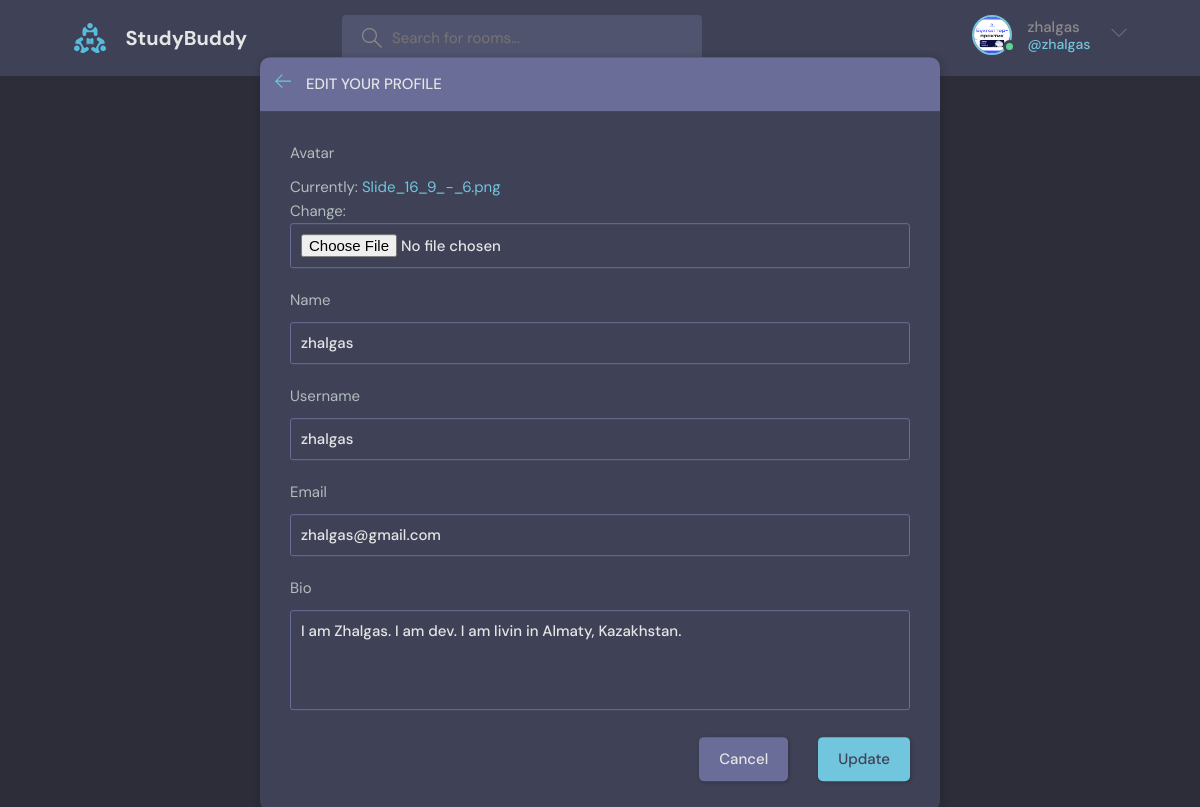
Screenshot of /update-user/ (signed in) with the database file from the repository.
### baseapp/models.py (models this page shows)
class User(AbstractUser):
    name = models.CharField(null = True, max_length = 255)
    email = models.EmailField(null = True, unique = True)
    bio = models.TextField(null = True)
    avatar = models.ImageField(null = True, default = "avatar.svg")
    USERNAME_FIELD = 'email'
    REQUIRED_FIELDS = []

### baseapp/views.py (the view, shortened to what this page needs)
# urls.py: path('update-user/', views.updateUser, name = 'update-user'),
@login_required(login_url = 'login')
def updateUser(request):
    user = request.user
    form = UserForm(instance = user)
    context = {'form': form}
    return render(request, 'baseapp/update_user.html', context)

### baseapp/forms.py
class UserForm(ModelForm):
    class Meta:
        model = User
        fields = ['avatar', 'name', 'username', 'email', 'bio']

### baseapp/templates/baseapp/update_user.html (shortened to what this page needs)
{% extends 'main.html' %}
{% block content %}
    <main class="update-account layout">
        <div class="container">
            <div class="layout__box">
                <div class="layout__boxHeader">
                    <div class="layout__boxTitle">
                        <a href="{% url 'home' %}">
                            <svg version="1.1" xmlns="http://www.w3.org/2000/svg" width="32" height="32"
                                viewBox="0 0 32 32">
                                <title>arrow-left</title>
                                <path
                                    d="M13.723 2.286l-13.723 13.714 13.719 13.714 1.616-1.611-10.96-10.96h27.625v-2.286h-27.625l10.965-10.965-1.616-1.607z">
                                </path>
                            </svg>
                        </a>
                        <h3>Edit your profile</h3>
                    </div>
                </div>
                <div class="layout__body">
                    <form class="form" action="" method="POST" enctype="multipart/form-data">
                        {% for field in form %}
                        <div class="form__group">
                            <label for="profile_pic">{{ field.label }}</label>
                            {{ field }}
                        </div>
                        {% endfor %}
                        <div class="form__action">
                            <a class="btn btn--dark" href="index.html">Cancel</a>
                            <button class="btn btn--main" type="submit">Update</button>
                        </div>
                    </form>
                </div>
            </div>
        </div>
    </main>
{% endblock content %}

### templates/navbar.html (shortened to what this page needs)
{% load static %}
<header class="header header--loggedIn">
      <div class="container">
        <a href="{% url 'home' %}" class="header__logo">
          <img src="{% static 'images/logo.svg' %}" />
          <h1>StudyBuddy</h1>
        </a>
        <form class="header__search" method="GET" action="{% url 'home' %}">
          <label>
            <input name="q" placeholder="Search for rooms..." />
          </label>
        </form>
        <nav class="header__menu">
        {% if request.user.is_authenticated %}
          <div class="header__user">
            <a href="{% url 'user-profile' request.user.id %}">
              <div class="avatar avatar--medium active">
                <img src="{{ request.user.avatar.url }}" />
              </div>
              <p>{{ request.user.name }}<span>@{{ request.user.username }}</span></p>
            </a>
            <button class="dropdown-button">
              <svg version="1.1" xmlns="http://www.w3.org/2000/svg" width="32" height="32" viewBox="0 0 32 32">
                <title>chevron-down</title>
                <path d="M16 21l-13-13h-3l16 16 16-16h-3l-13 13z"></path>
              </svg>
            </button>
          </div>
        {% else %}
          <a href="{% url 'login' %}">
            <img src="{% static 'images/avatar.svg' %}" />
            <p>Login</p>
          </a>
        {% endif %}
        </nav>
      </div>
    </header>

### rows the page displays
User: user.avatar (picture), user.name "zhalgas", user.username "zhalgas", form "zhalgas" "zhalgas" "zhalgas@gmail.com" "I am Zhalgas. I am dev. I am livin in Almaty, Kazakhstan."

### other values shown
{{ field.label }} "Avatar" "Name" "Username" "Email" "Bio"
